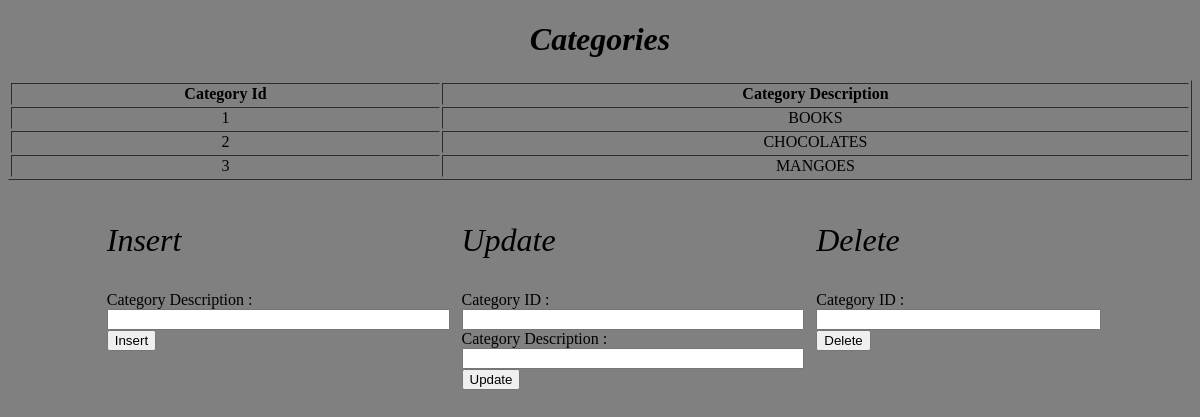
/categories.php, run on the app's committed database.
### tables this page shows
CREATE TABLE `Category` (
  `Category_ID` int(11) NOT NULL,
  `Category_Description` varchar(11) NOT NULL
);

### connection.php (called while the page is built, shortened)
<?php
function open_connection(){
	$dbhost = "localhost";
	$dbuser = "root";
	$dbpass = "";
	$conn = new mysqli($dbhost,$dbuser,$dbpass,"bestbuy2") or die("Cannot connect to the database: %s\n".$conn->error);
	return $conn;
}
$connection = open_connection();
$categories = mysqli_query($connection,"SELECT * FROM Category");
?>

### categories.php (the view, shortened to what this page needs)
<?php include 'connection.php';?>
<!DOCTYPE html>
<html>
<head>
<link rel="stylesheet" href="categories.css">
</head>
<body style="background-color:grey;">
<h1 style="font-style: italic; font-size: 32px;">Categories</h1>
<table border="1">
            <tr>
                <th>Category Id</th>
                <th>Category Description</th>
            </tr>
			<?php while($category = mysqli_fetch_array($categories)) { ?>
               <tr>
               	   <td><?php echo $category['Category_ID']; ?></td>
                <td><?php echo $category['Category_Description']; ?></td>
                </tr>
            <?php } ?>
</table>
<div class = "container">
    <div class = "insert">
        <p style="font-style: italic; font-size: 32px;"> Insert</p>
<form action= "process.php?action=1" method = "post">
Category Description  : <input type = "text" name="category_Description"/><br>
    <button type="submit">Insert</button>
</form>
</div>
<div class= "update">
     <p style="font-style: italic; font-size: 32px;"> Update</p>
<form action= "process.php?action=2" method = "post">
Category ID : <input type = "text" name="category_ID"/><br>
Category Description  : <input type = "text" name="category_Description"/><br>
    <button type="submit">Update</button>
</form>
</div>
<div class ="delete">
     <p style="font-style: italic; font-size: 32px;"> Delete</p>
<form action= "process.php?action=3" method = "post">
Category ID : <input type = "text" name="category_ID"/><br>
    <button type="submit">Delete</button>
</form>
</div>
</div>
</body>
</html>

### categories.css (style rules this page uses)
.container { display:flex; justify-content:center; clear :both; }
.container input { width:100%; clear:both; }
.container > div { margin:10px; }
p { font-size: 32px; }
table,h1 { width:100%; text-align:center; }

### data on the page
category: Category_ID "1", Category_Description "BOOKS"
category: Category_ID "2", Category_Description "CHOCOLATES"
category: Category_ID "3", Category_Description "MANGOES"
